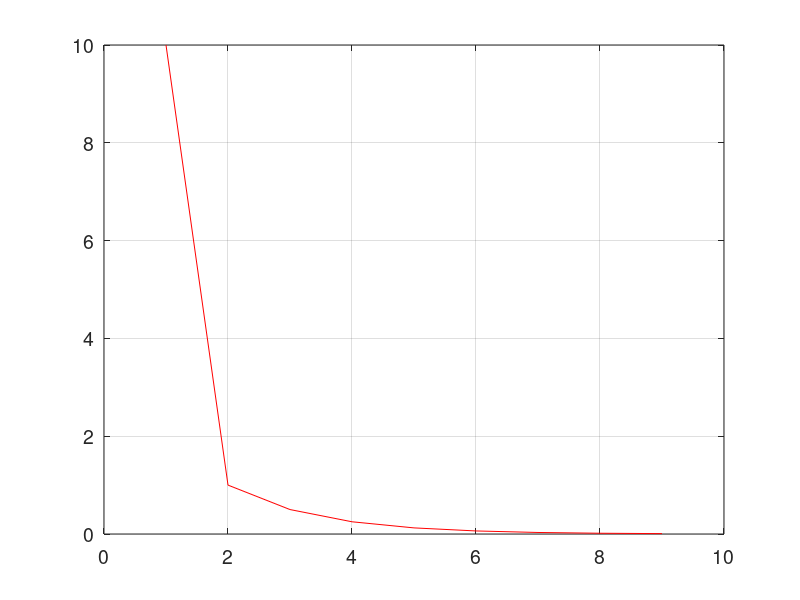

The MATLAB source for this figure:
xl=-4;
xu=-2;
i=1;
e(i)=10;
while (e(i)> 0.01)
    
    xr=(xl+xu)/2;
 
    gxl= xl^3-10*xl-5;
    gxu= xu^3-10*xu-5;
    gxr= xr^3-10*xr-5;
    
    
    if (gxl*gxr < 0)
    xu=xr;
    e(i+1)=abs(xr-xl);
end

if (gxu*gxr < 0)
    xl=xr;
    e(i+1)=abs(xu-xr);
end
i=i+1;

if (gxu*gxr == 0)
    xr=xr;
end
end
     

xll=-4;
xuu=-2;
ii=1;
e(ii)=10;
while (e(ii)> 0.01)
    
    xrr=(xll+xuu)/2;
 
    gxll= xll^3-10*xll-5;
    gxuu= xuu^3-10*xuu-5;
    gxrr= xrr^3-10*xrr-5;
    
    
    if (gxll*gxrr < 0)
    xuu=xrr;
    e(ii+1)=abs(xrr-xll);
end

if (gxuu*gxrr < 0)
    xll=xrr;
    e(ii+1)=abs(xuu-xrr);
end
ii=ii+1;

if (gxuu*gxrr == 0)
    xrr=xrr;
end
end


disp(xr)
disp(xrr)
tamanio=size(e);
ite= 1:1:tamanio(2);

figure('DefaultAxesFontSize',14)
set(gcf,'color','white');
plot(ite,e,'color',[1 0 0])
grid on